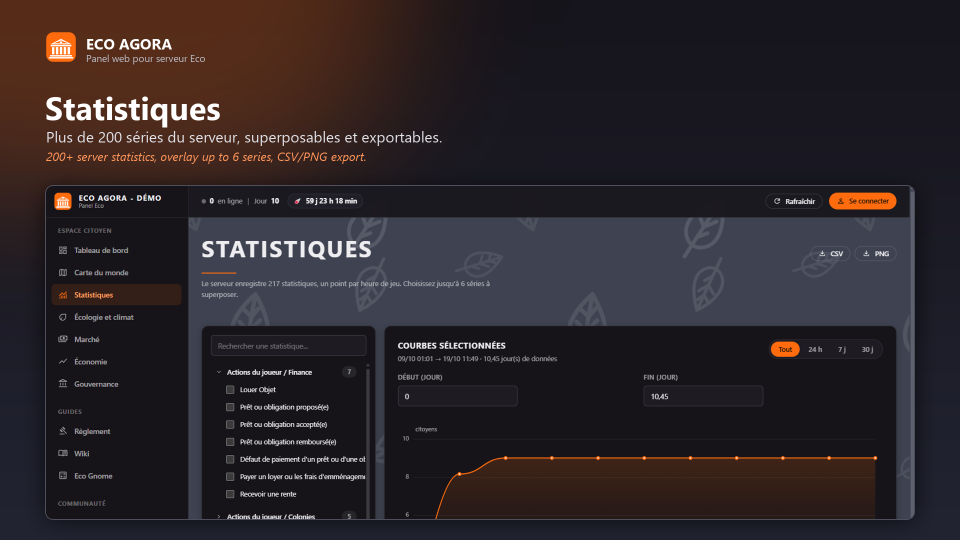
#> input picture modio/galerie-03.png, 1920 x 1080 px (shown at 1/2 size); its folder holds 4 pictures in this run
$ python fabriquer-visuels.py galerie-01.png galerie-02.png galerie-03.png
#> lines starting #> are read from the running program, lines starting #| are printed output that depends on the picture
# Fabrique le logo et la galerie mod.io a partir de captures du panel.
# Usage : python fabriquer-visuels.py <dossier-des-captures> <sortie> <logo-source.png>
import sys, os
from PIL import Image, ImageDraw, ImageFont, ImageFilter
CAP=sys.argv[1]; OUT=sys.argv[2]; LOGO=sys.argv[3]
W,H=1920,1080
ORANGE=(255,107,13)
def font(n,s): return ImageFont.truetype("C:/Windows/Fonts/"+n,s)
def fond():
    im=Image.new('RGB',(W,H)); d=ImageDraw.Draw(im)
#> after `im = Image.new('RGB', (W, H))`: im: PIL image 1920x1080 RGB; every value is 0
    for y in range(H):
        t=y/H; d.line([(0,y),(W,y)],fill=(int(22+12*t),int(20+16*t),int(28+22*t)))
    # halo orange
    halo=Image.new('RGBA',(W,H),(0,0,0,0)); hd=ImageDraw.Draw(halo)
#> after `halo = Image.new('RGBA', (W, H), (0, 0, 0, 0))`: halo: PIL image 1920x1080 RGBA; every value is 0
    hd.ellipse([-300,-400,900,500],fill=(255,107,13,70))
    halo=halo.filter(ImageFilter.GaussianBlur(160))
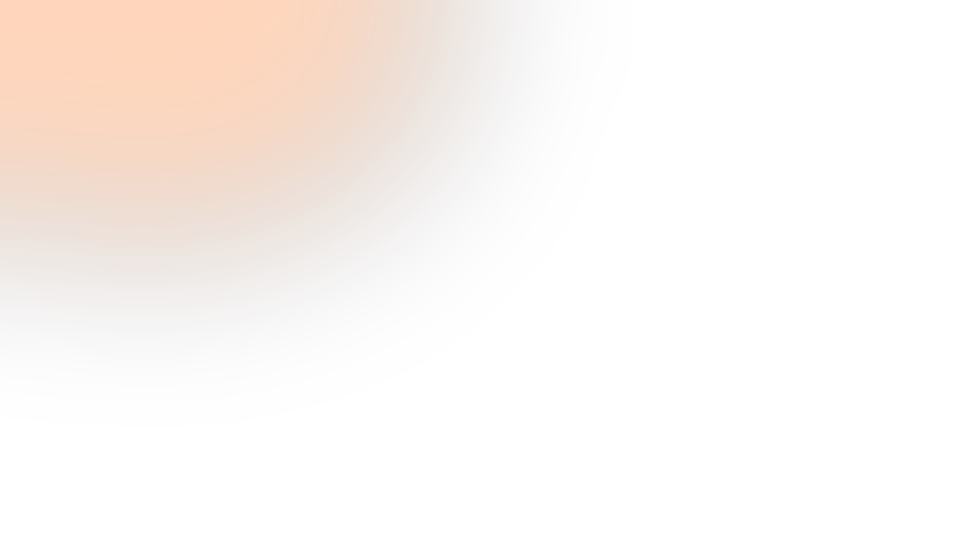
#> halo: PIL image 1920x1080 RGBA (shown at 1/2 size); mean R, G, B, A 47.5, 19.9, 2.4, 13; transparent parts drawn white
    im.paste(halo,(0,0),halo)
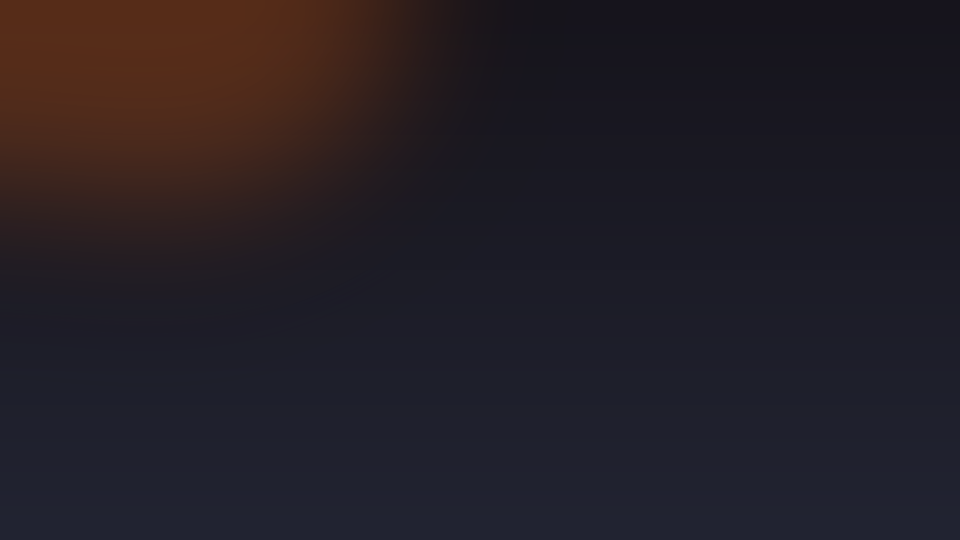
#> im: PIL image 1920x1080 RGB (shown at 1/2 size); mean R, G, B 35.8, 30.3, 37.3
    return im
def arrondi(im,r):
    m=Image.new('L',im.size,0); ImageDraw.Draw(m).rounded_rectangle([0,0,im.size[0]-1,im.size[1]-1],radius=r,fill=255)
    out=im.convert('RGBA'); out.putalpha(m); return out
def entete(im,titre,sous,anglais):
#> called with titre = 'Tableau de bord'
    d=ImageDraw.Draw(im)
    logo=Image.open(LOGO).convert('RGBA').resize((64,64))
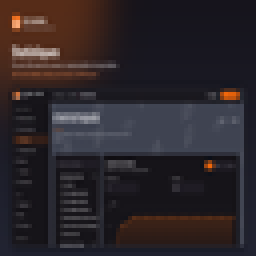
#> logo: PIL image 64x64 RGBA (shown 4 times larger); mean R, G, B, A 44.5, 37.8, 41.8, 255
    im.paste(logo,(90,62),logo)
    d.text((172,66),"ECO AGORA",font=font("segoeuib.ttf",30),fill=(255,255,255))
    d.text((172,102),"Panel web pour serveur Eco",font=font("segoeui.ttf",20),fill=(190,190,200))
    d.text((90,170),titre,font=font("segoeuib.ttf",64),fill=(255,255,255))
    d.text((92,252),sous,font=font("segoeui.ttf",30),fill=(225,225,232))
    d.text((92,296),anglais,font=font("segoeuii.ttf",24),fill=(255,150,90))
def capture(im,f,box,decalage=0):
    x,y,w,h=box
    c=Image.open(os.path.join(CAP,f)).convert('RGB')
    c=c.resize((w,int(c.size[1]*w/c.size[0])))
    d0=int(decalage*w/1600)
    c=c.crop((0,d0,w,min(d0+h,c.size[1])))
    ombre=Image.new('RGBA',(c.size[0]+80,c.size[1]+80),(0,0,0,0))
    ImageDraw.Draw(ombre).rounded_rectangle([40,48,c.size[0]+40,c.size[1]+40],radius=18,fill=(0,0,0,170))
    ombre=ombre.filter(ImageFilter.GaussianBlur(22))
    im.paste(ombre,(x-40,y-40),ombre)
    r=arrondi(c,16); im.paste(r,(x,y),r)
    ImageDraw.Draw(im).rounded_rectangle([x,y,x+c.size[0]-1,y+c.size[1]-1],radius=16,outline=(78,78,92),width=2)

VISUELS=[
 ("01-tableau-de-bord.png","Tableau de bord","Astéroïde, population, climat : l’état du monde d’un coup d’œil.","Dashboard: meteor countdown, population, climate at a glance."),
 ("02-carte.png","Carte du monde en 3D","Calques, historique animé, districts et propriétés.","3D world map with layers, animated history, districts and plots."),
 ("03-statistiques.png","Statistiques","Plus de 200 séries du serveur, superposables et exportables.","200+ server statistics, overlay up to 6 series, CSV/PNG export."),
 ("04-ecologie.png","Écologie et climat","CO₂, température, pollutions : la santé de la planète.","Ecology: CO₂, temperature and pollution tracking."),
 ("05-reglement.png","Votre règlement","Rédigé depuis le panel, section par section.","Write your server rules right from the panel."),
 ("06-personnalisation.png","Personnalisation","Nom, couleur, logo, liens, rideau d’ouverture, sans rien recompiler.","Customise name, colour, logo, links and opening countdown, no rebuild needed."),
 ("07-sante.png","Administration","Santé, joueurs, console, chat, annonces, journal d’activité.","Admin area: health, players, console, chat, announcements, activity log."),
]
DECALAGES={"02-carte.png":230,"05-reglement.png":0,"06-personnalisation.png":0}
for i,(f,t,s,e) in enumerate(VISUELS,1):
    im=fond(); entete(im,t,s,e)
#> after `entete(im, t, s, e)`:
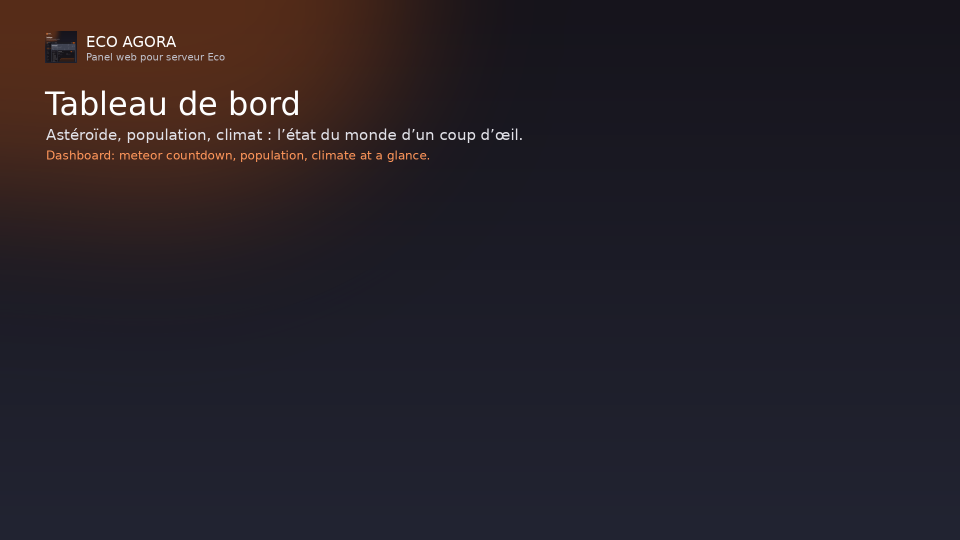
#> im: PIL image 1920x1080 RGB (shown at 1/2 size); mean R, G, B 37.2, 32, 39
    capture(im,f,(90,370,1740,670),DECALAGES.get(f,0))
#> (the run stopped early here; a loop or call above may not have finished)

$ run again, on modio/galerie-05.png
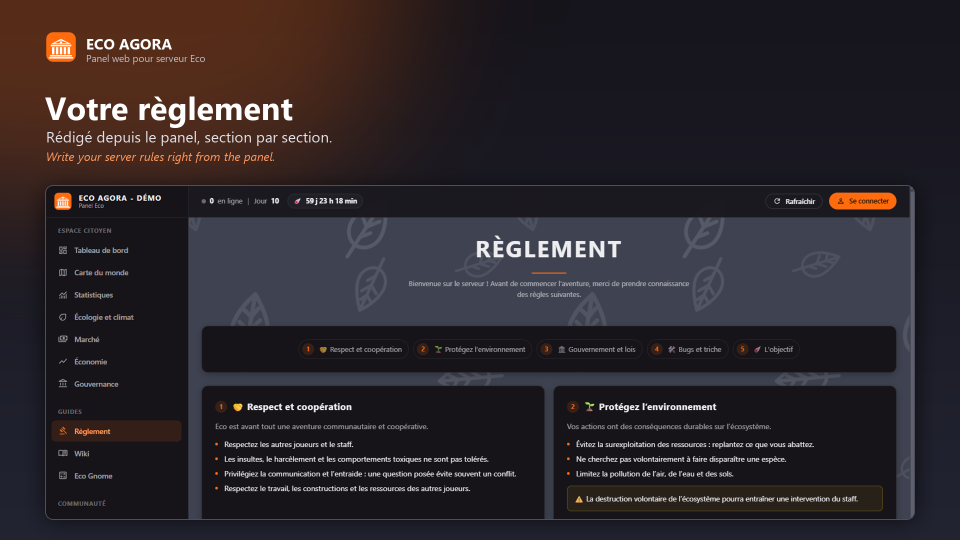
#> input picture modio/galerie-05.png, 1920 x 1080 px (shown at 1/2 size)
#> in entete, `logo=Image.open(LOGO).convert('RGBA').resize((64,64))`:
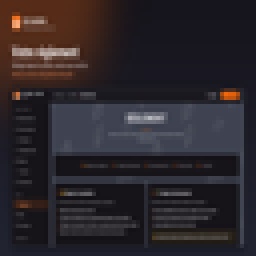
#> logo: PIL image 64x64 RGBA (shown 4 times larger); mean R, G, B, A 44.5, 38.9, 43.5, 255

$ run again, on modio/galerie-01.png
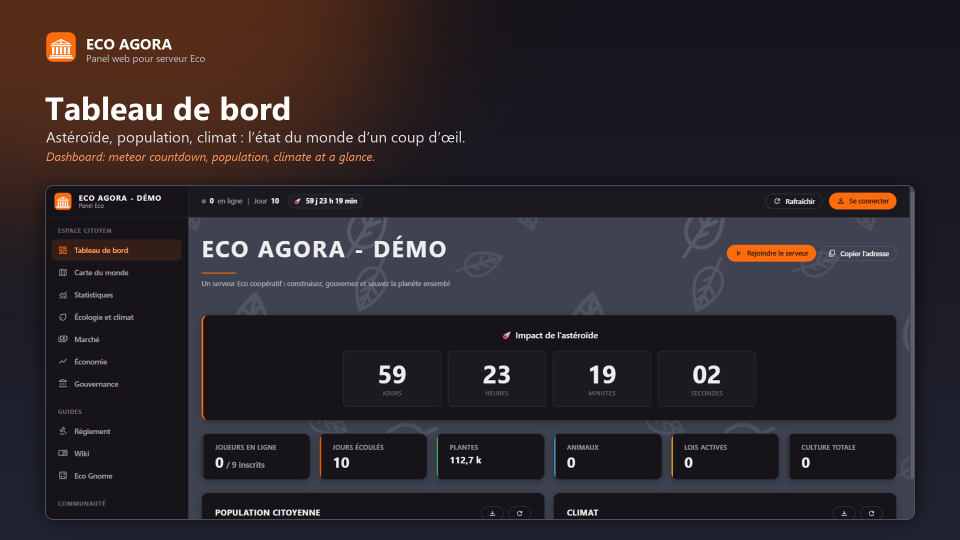
#> input picture modio/galerie-01.png, 1920 x 1080 px (shown at 1/2 size)
#> in entete, `logo=Image.open(LOGO).convert('RGBA').resize((64,64))`:
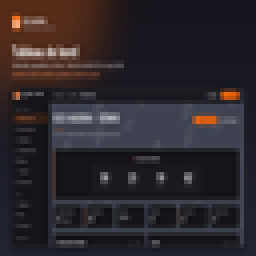
#> logo: PIL image 64x64 RGBA (shown 4 times larger); mean R, G, B, A 44.6, 38.6, 43.2, 255
